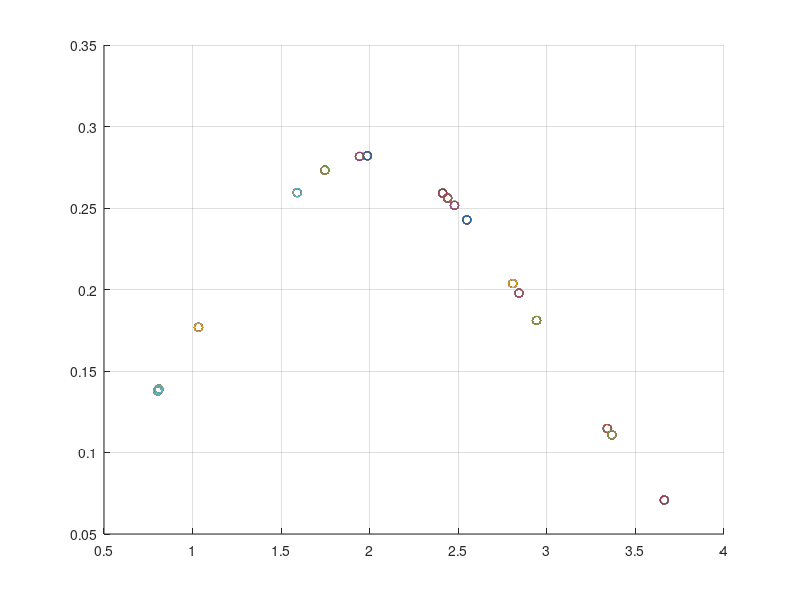

Write MATLAB code to recreate this figure.
clc, clear

a=-4;
b=4;
ymax=0.4;
q=0;
for p=1:100
  
    u1=rand(1,1);
    u2=rand(1,1);
    x1=a+u1*(b-a);
    y1=ymax*u2;
    f=(exp(-(x1-2)^2/2))/(sqrt(2*pi*2));
    
    while 1 && q<20
        if y1<=f
            
            x=x1;
            scatter(x,f);
            hold on;
        end
        q=q+1;
    end
    q=0;
end
grid on;